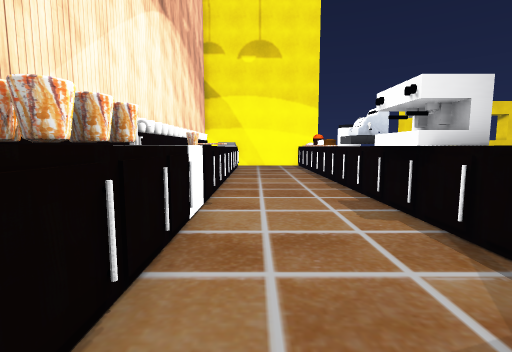
View 1 (above)

22 first-person views from a walk through a Unity game level. The camera is 1.5 m above the floor, tilts 6° down and sees 85° across. The floor is counted in squares, 1 m on a side. Each view is taken from the middle of a square. On the plan, view 1 faces up. The plan holds only what a view shows up to about 14 squares ahead; the rest is blank. The place goes on beyond the plan. The player character is not drawn. Some animated figures are not drawn. Some surface patterns are stand-ins.

View 2
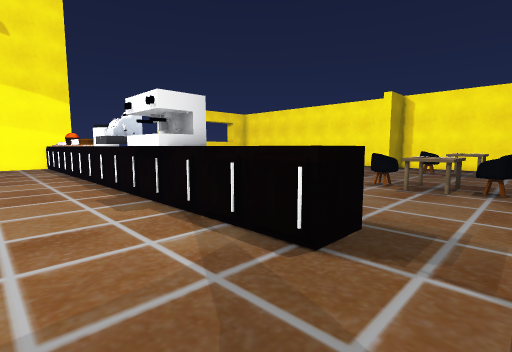

View 3
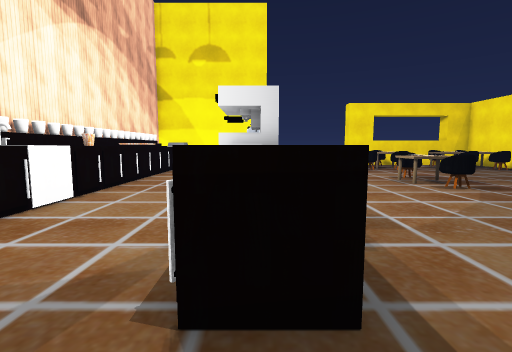

View 4
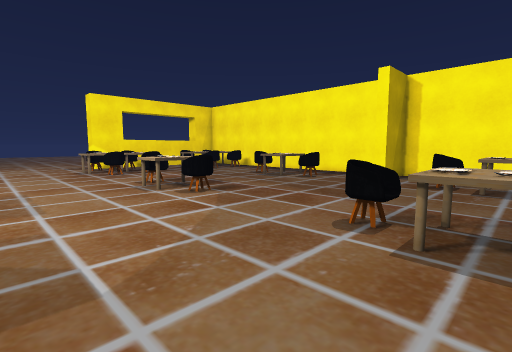

View 5
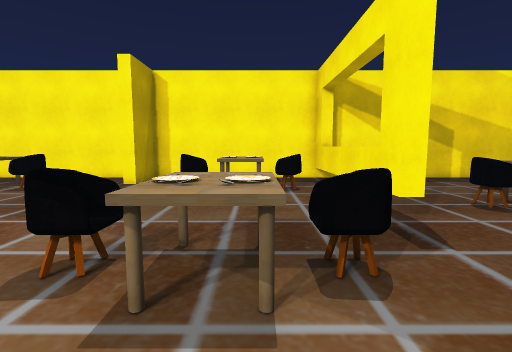

View 6
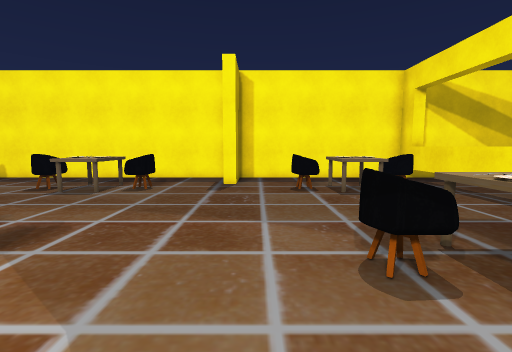

View 7
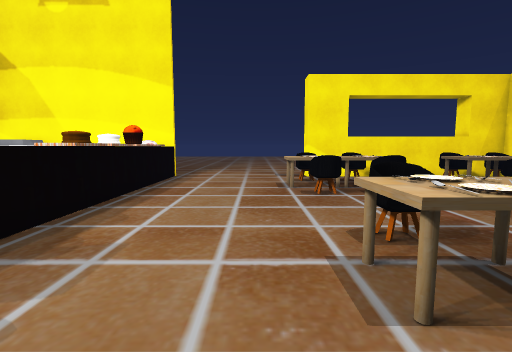

View 8
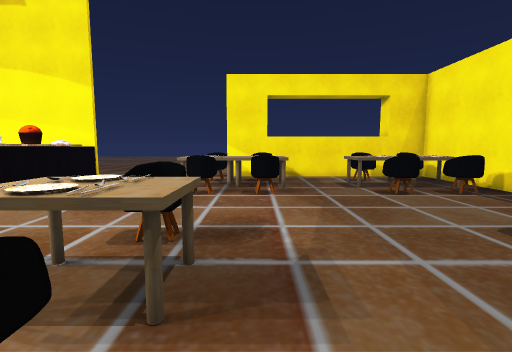

View 9
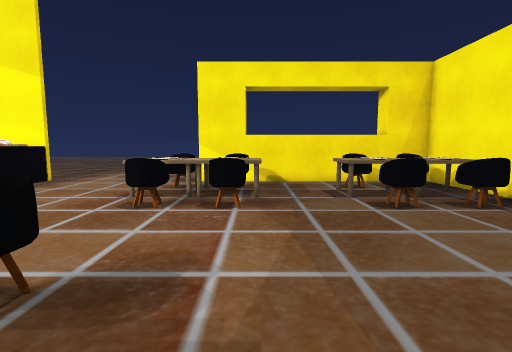

View 10
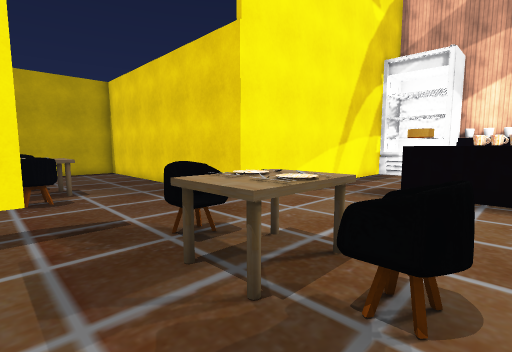

View 11
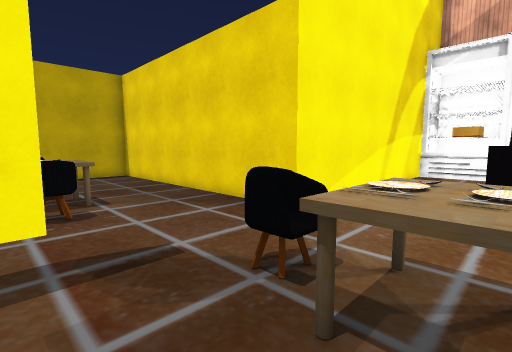

View 12
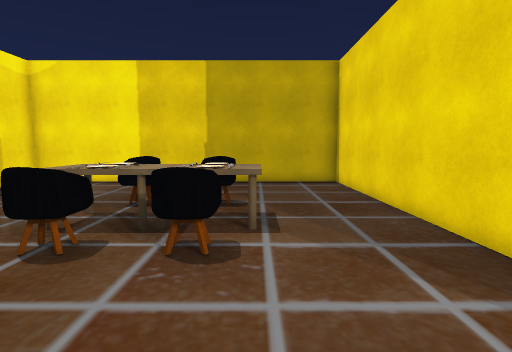

View 13
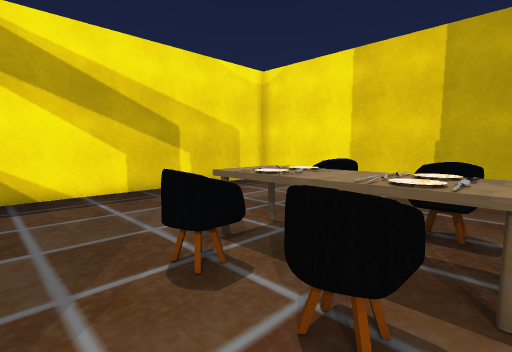

View 14
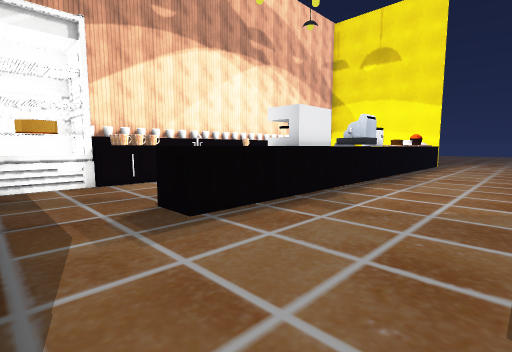

View 15
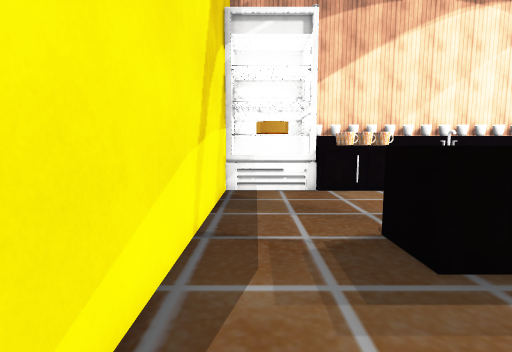

View 16
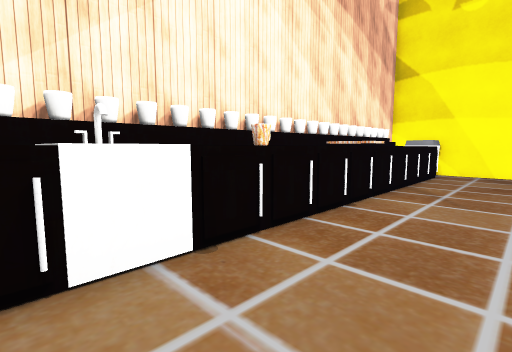

View 17
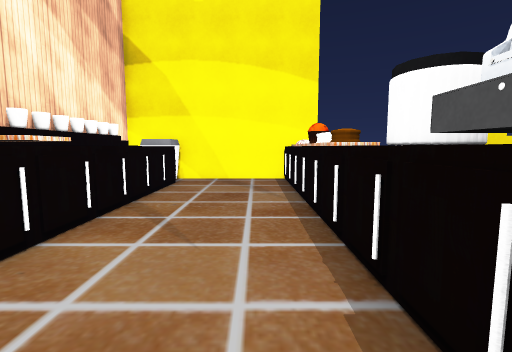

View 18
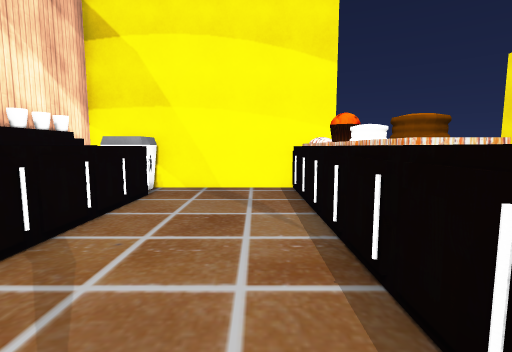

View 19
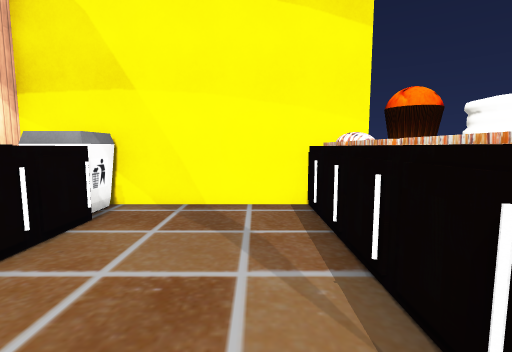

View 20
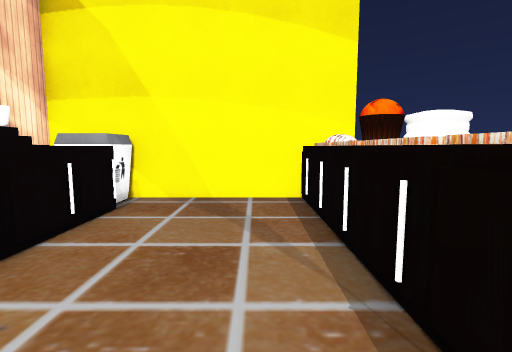

View 21
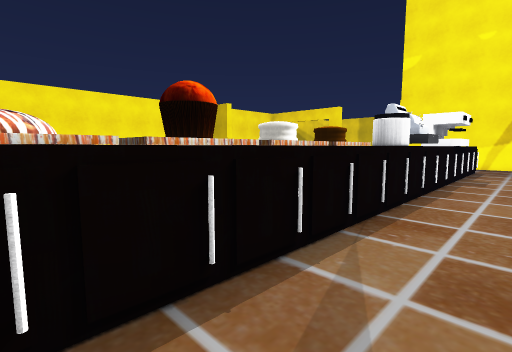

View 22
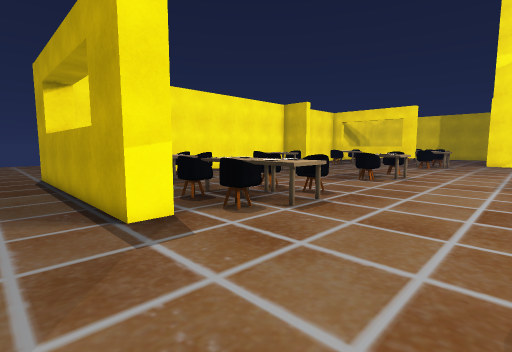

### Floor plan
Key: @ floor where view 1 was taken; # wall or solid block; . floor; T thing the floor can be seen under or through; O other object.
Columns run from 4 left of view 1 to 23 right of it. Each row starts with its distance up from view 1.
 25           . ..........
 24          ...................
 23          .......##########..
 22 ########OO......##########
 21  OO....OOO.....OOO....OOO#
 20  OOO...OOO.....OOOO..OOOO#
 19  OOO...OOO....OO   ..    O
 18  OOO...OOO....OO O ..O O #
 17  OOO...OOO.....OOOO..OOOO#
 16  OOO...OOO...............#
 15  OOO...OOO...............#
 14   OO...OOO...............#
 13  OOO...OOO.....OO.....O..#
 12  OOO...OOO.....OO.....O..#
 11  OOO...OOO....OOO....O O.#
 10  OOO...OOO....OOO....O O.#
  9  OOO...OOO.....OO.....O..#
  8  OOO...OOO...............#
  7  OOO...   ...............#
  6  OOO...O  ..............##
  5   OO...OOO...............#
  4  OOO...   .....O......O..#
  3  OOO...O O.....OO.....O..#
  2  OOO...OOO....OOO....O O.#
  1 #OOO....O.....OOO....O O.#
  0 OOO.@..........OO..... ..#
 -1 OOO............ ......O..#
 -2 #############.....#TTTTTT#
 -3             #............#
 -4             #............#
 -5             #....O.O.....#
 -6             #...OOO O....#
 -7             #...OO  O....#
 -8             #....O O.....#
 -9             #....O O.....#
-10             #............#
-11             #............#
-12             #............#
-13             ##############

Where each view was taken, in squares from view 1:
view 1: 0 up, 0 right, facing up
view 2: 1 down, 0 right, facing up-right
view 3: 1 down, 4 right, facing up
view 4: 1 up, 6 right, facing up-right
view 5: 1 up, 8 right, facing right
view 6: 5 up, 8 right, facing right
view 7: 8 up, 9 right, facing up
view 8: 8 up, 13 right, facing up
view 9: 10 up, 14 right, facing up
view 10: 4 up, 14 right, facing down-left
view 11: 2 up, 14 right, facing down-left
view 12: 1 down, 12 right, facing down
view 13: 3 down, 12 right, facing down-right
view 14: 2 down, 10 right, facing up-left
view 15: 1 down, 8 right, facing left
view 16: 5 up, 2 right, facing up-left
view 17: 9 up, 2 right, facing up
view 18: 12 up, 2 right, facing up
view 19: 15 up, 2 right, facing up
view 20: 14 up, 2 right, facing up
view 21: 21 up, 1 right, facing down-right
view 22: 25 up, 6 right, facing down-right
